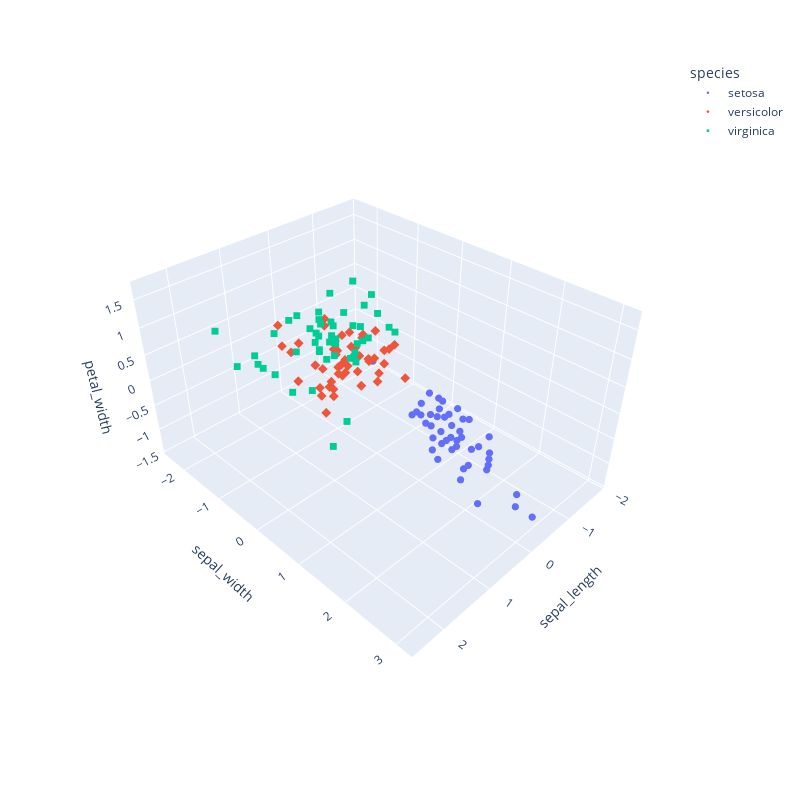

Source (notebook cell):
### Markdown cell above
# Before PCA

### Code cell
fig = px.scatter_3d(scaled, x='sepal_length', y='sepal_width', z='petal_width',
              color='species', symbol='species')
fig.update_layout(width=800, height=800)
fig.update_traces(marker=dict(size=2.5))
fig.show()
